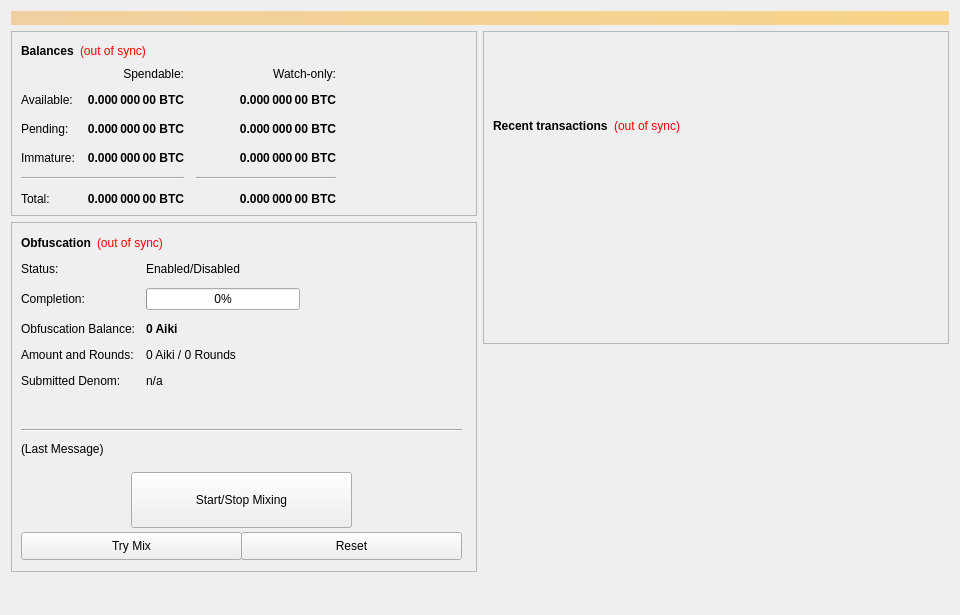
<?xml version="1.0" encoding="UTF-8"?>
<ui version="4.0">
 <class>OverviewPage</class>
 <widget class="QWidget" name="OverviewPage">
  <property name="geometry">
   <rect>
    <x>0</x>
    <y>0</y>
    <width>960</width>
    <height>615</height>
   </rect>
  </property>
  <property name="minimumSize">
   <size>
    <width>960</width>
    <height>0</height>
   </size>
  </property>
  <property name="windowTitle">
   <string>Form</string>
  </property>
  <layout class="QVBoxLayout" name="topLayout">
   <item>
    <widget class="QLabel" name="labelAlerts">
     <property name="visible">
      <bool>false</bool>
     </property>
     <property name="styleSheet">
      <string notr="true">background-color: qlineargradient(x1: 0, y1: 0, x2: 1, y2: 0, stop:0 #F0D0A0, stop:1 #F8D488); color:#000000;</string>
     </property>
     <property name="wordWrap">
      <bool>true</bool>
     </property>
     <property name="margin">
      <number>3</number>
     </property>
    </widget>
   </item>
   <item>
    <layout class="QHBoxLayout" name="horizontalLayout" stretch="1,1">
     <item>
      <layout class="QVBoxLayout" name="verticalLayout_2">
       <item>
        <widget class="QFrame" name="frame">
         <property name="frameShape">
          <enum>QFrame::StyledPanel</enum>
         </property>
         <property name="frameShadow">
          <enum>QFrame::Raised</enum>
         </property>
         <layout class="QVBoxLayout" name="verticalLayout_4">
          <item>
           <layout class="QHBoxLayout" name="horizontalLayout_4">
            <item>
             <widget class="QLabel" name="label_5">
              <property name="font">
               <font>
                <weight>75</weight>
                <bold>true</bold>
               </font>
              </property>
              <property name="text">
               <string>Balances</string>
              </property>
             </widget>
            </item>
            <item>
             <widget class="QLabel" name="labelWalletStatus">
              <property name="cursor">
               <cursorShape>WhatsThisCursor</cursorShape>
              </property>
              <property name="toolTip">
               <string>The displayed information may be out of date. Your wallet automatically synchronizes with the AIKI network after a connection is established, but this process has not completed yet.</string>
              </property>
              <property name="styleSheet">
               <string notr="true">QLabel { color: red; }</string>
              </property>
              <property name="text">
               <string notr="true">(out of sync)</string>
              </property>
              <property name="alignment">
               <set>Qt::AlignLeading|Qt::AlignLeft|Qt::AlignVCenter</set>
              </property>
             </widget>
            </item>
            <item>
             <spacer name="horizontalSpacer_3">
              <property name="orientation">
               <enum>Qt::Horizontal</enum>
              </property>
              <property name="sizeHint" stdset="0">
               <size>
                <width>40</width>
                <height>20</height>
               </size>
              </property>
             </spacer>
            </item>
           </layout>
          </item>
          <item>
           <layout class="QGridLayout" name="gridLayout">
            <property name="spacing">
             <number>12</number>
            </property>
            <item row="2" column="2">
             <widget class="QLabel" name="labelWatchPending">
              <property name="font">
               <font>
                <weight>75</weight>
                <bold>true</bold>
               </font>
              </property>
              <property name="cursor">
               <cursorShape>IBeamCursor</cursorShape>
              </property>
              <property name="toolTip">
               <string>Unconfirmed transactions to watch-only addresses</string>
              </property>
              <property name="text">
               <string notr="true">0.000 000 00 BTC</string>
              </property>
              <property name="alignment">
               <set>Qt::AlignRight|Qt::AlignTrailing|Qt::AlignVCenter</set>
              </property>
              <property name="textInteractionFlags">
               <set>Qt::LinksAccessibleByMouse|Qt::TextSelectableByKeyboard|Qt::TextSelectableByMouse</set>
              </property>
             </widget>
            </item>
            <item row="2" column="1">
             <widget class="QLabel" name="labelUnconfirmed">
              <property name="font">
               <font>
                <weight>75</weight>
                <bold>true</bold>
               </font>
              </property>
              <property name="cursor">
               <cursorShape>IBeamCursor</cursorShape>
              </property>
              <property name="toolTip">
               <string>Total of transactions that have yet to be confirmed, and do not yet count toward the spendable balance</string>
              </property>
              <property name="text">
               <string notr="true">0.000 000 00 BTC</string>
              </property>
              <property name="alignment">
               <set>Qt::AlignRight|Qt::AlignTrailing|Qt::AlignVCenter</set>
              </property>
              <property name="textInteractionFlags">
               <set>Qt::LinksAccessibleByMouse|Qt::TextSelectableByKeyboard|Qt::TextSelectableByMouse</set>
              </property>
             </widget>
            </item>
            <item row="3" column="2">
             <widget class="QLabel" name="labelWatchImmature">
              <property name="font">
               <font>
                <weight>75</weight>
                <bold>true</bold>
               </font>
              </property>
              <property name="cursor">
               <cursorShape>IBeamCursor</cursorShape>
              </property>
              <property name="toolTip">
               <string>Staked or masternode rewards in watch-only addresses that has not yet matured</string>
              </property>
              <property name="text">
               <string notr="true">0.000 000 00 BTC</string>
              </property>
              <property name="alignment">
               <set>Qt::AlignRight|Qt::AlignTrailing|Qt::AlignVCenter</set>
              </property>
              <property name="textInteractionFlags">
               <set>Qt::LinksAccessibleByMouse|Qt::TextSelectableByKeyboard|Qt::TextSelectableByMouse</set>
              </property>
             </widget>
            </item>
            <item row="4" column="0" colspan="2">
             <widget class="Line" name="lineSpendableBalance">
              <property name="orientation">
               <enum>Qt::Horizontal</enum>
              </property>
             </widget>
            </item>
            <item row="4" column="2">
             <widget class="Line" name="lineWatchBalance">
              <property name="sizePolicy">
               <sizepolicy hsizetype="Preferred" vsizetype="Fixed">
                <horstretch>0</horstretch>
                <verstretch>0</verstretch>
               </sizepolicy>
              </property>
              <property name="minimumSize">
               <size>
                <width>140</width>
                <height>0</height>
               </size>
              </property>
              <property name="orientation">
               <enum>Qt::Horizontal</enum>
              </property>
             </widget>
            </item>
            <item row="5" column="0">
             <widget class="QLabel" name="labelTotalText">
              <property name="text">
               <string>Total:</string>
              </property>
             </widget>
            </item>
            <item row="3" column="1">
             <widget class="QLabel" name="labelImmature">
              <property name="font">
               <font>
                <weight>75</weight>
                <bold>true</bold>
               </font>
              </property>
              <property name="cursor">
               <cursorShape>IBeamCursor</cursorShape>
              </property>
              <property name="toolTip">
               <string>Staked or masternode rewards that has not yet matured</string>
              </property>
              <property name="text">
               <string notr="true">0.000 000 00 BTC</string>
              </property>
              <property name="alignment">
               <set>Qt::AlignRight|Qt::AlignTrailing|Qt::AlignVCenter</set>
              </property>
              <property name="textInteractionFlags">
               <set>Qt::LinksAccessibleByMouse|Qt::TextSelectableByKeyboard|Qt::TextSelectableByMouse</set>
              </property>
             </widget>
            </item>
            <item row="2" column="3">
             <spacer name="horizontalSpacer_2">
              <property name="orientation">
               <enum>Qt::Horizontal</enum>
              </property>
              <property name="sizeHint" stdset="0">
               <size>
                <width>40</width>
                <height>20</height>
               </size>
              </property>
             </spacer>
            </item>
            <item row="3" column="0">
             <widget class="QLabel" name="labelImmatureText">
              <property name="text">
               <string>Immature:</string>
              </property>
             </widget>
            </item>
            <item row="5" column="1">
             <widget class="QLabel" name="labelTotal">
              <property name="font">
               <font>
                <weight>75</weight>
                <bold>true</bold>
               </font>
              </property>
              <property name="cursor">
               <cursorShape>IBeamCursor</cursorShape>
              </property>
              <property name="toolTip">
               <string>Your current total balance</string>
              </property>
              <property name="text">
               <string notr="true">0.000 000 00 BTC</string>
              </property>
              <property name="alignment">
               <set>Qt::AlignRight|Qt::AlignTrailing|Qt::AlignVCenter</set>
              </property>
              <property name="textInteractionFlags">
               <set>Qt::LinksAccessibleByMouse|Qt::TextSelectableByKeyboard|Qt::TextSelectableByMouse</set>
              </property>
             </widget>
            </item>
            <item row="5" column="2">
             <widget class="QLabel" name="labelWatchTotal">
              <property name="font">
               <font>
                <weight>75</weight>
                <bold>true</bold>
               </font>
              </property>
              <property name="cursor">
               <cursorShape>IBeamCursor</cursorShape>
              </property>
              <property name="toolTip">
               <string>Current total balance in watch-only addresses</string>
              </property>
              <property name="text">
               <string notr="true">0.000 000 00 BTC</string>
              </property>
              <property name="alignment">
               <set>Qt::AlignRight|Qt::AlignTrailing|Qt::AlignVCenter</set>
              </property>
              <property name="textInteractionFlags">
               <set>Qt::LinksAccessibleByMouse|Qt::TextSelectableByKeyboard|Qt::TextSelectableByMouse</set>
              </property>
             </widget>
            </item>
            <item row="0" column="2">
             <widget class="QLabel" name="labelWatchonly">
              <property name="text">
               <string>Watch-only:</string>
              </property>
              <property name="alignment">
               <set>Qt::AlignRight|Qt::AlignTrailing|Qt::AlignVCenter</set>
              </property>
             </widget>
            </item>
            <item row="1" column="0">
             <widget class="QLabel" name="labelBalanceText">
              <property name="text">
               <string>Available:</string>
              </property>
             </widget>
            </item>
            <item row="1" column="1">
             <widget class="QLabel" name="labelBalance">
              <property name="font">
               <font>
                <weight>75</weight>
                <bold>true</bold>
               </font>
              </property>
              <property name="cursor">
               <cursorShape>IBeamCursor</cursorShape>
              </property>
              <property name="toolTip">
               <string>Your current spendable balance</string>
              </property>
              <property name="text">
               <string notr="true">0.000 000 00 BTC</string>
              </property>
              <property name="alignment">
               <set>Qt::AlignRight|Qt::AlignTrailing|Qt::AlignVCenter</set>
              </property>
              <property name="textInteractionFlags">
               <set>Qt::LinksAccessibleByMouse|Qt::TextSelectableByKeyboard|Qt::TextSelectableByMouse</set>
              </property>
             </widget>
            </item>
            <item row="1" column="2">
             <widget class="QLabel" name="labelWatchAvailable">
              <property name="font">
               <font>
                <weight>75</weight>
                <bold>true</bold>
               </font>
              </property>
              <property name="cursor">
               <cursorShape>IBeamCursor</cursorShape>
              </property>
              <property name="toolTip">
               <string>Your current balance in watch-only addresses</string>
              </property>
              <property name="text">
               <string notr="true">0.000 000 00 BTC</string>
              </property>
              <property name="alignment">
               <set>Qt::AlignRight|Qt::AlignTrailing|Qt::AlignVCenter</set>
              </property>
              <property name="textInteractionFlags">
               <set>Qt::LinksAccessibleByMouse|Qt::TextSelectableByKeyboard|Qt::TextSelectableByMouse</set>
              </property>
             </widget>
            </item>
            <item row="2" column="0">
             <widget class="QLabel" name="labelPendingText">
              <property name="text">
               <string>Pending:</string>
              </property>
             </widget>
            </item>
            <item row="0" column="1">
             <widget class="QLabel" name="labelSpendable">
              <property name="text">
               <string>Spendable:</string>
              </property>
              <property name="alignment">
               <set>Qt::AlignRight|Qt::AlignTrailing|Qt::AlignVCenter</set>
              </property>
             </widget>
            </item>
           </layout>
          </item>
         </layout>
        </widget>
       </item>
       <item>
        <widget class="QFrame" name="frameObfuscation">
         <property name="minimumSize">
          <size>
           <width>0</width>
           <height>350</height>
          </size>
         </property>
         <property name="layoutDirection">
          <enum>Qt::LeftToRight</enum>
         </property>
         <property name="frameShape">
          <enum>QFrame::StyledPanel</enum>
         </property>
         <property name="frameShadow">
          <enum>QFrame::Raised</enum>
         </property>
         <widget class="QWidget" name="formLayoutWidget">
          <property name="geometry">
           <rect>
            <x>10</x>
            <y>40</y>
            <width>451</width>
            <height>161</height>
           </rect>
          </property>
          <layout class="QFormLayout" name="formLayout">
           <property name="fieldGrowthPolicy">
            <enum>QFormLayout::AllNonFixedFieldsGrow</enum>
           </property>
           <property name="horizontalSpacing">
            <number>11</number>
           </property>
           <property name="verticalSpacing">
            <number>12</number>
           </property>
           <item row="0" column="0">
            <widget class="QLabel" name="label_6">
             <property name="text">
              <string>Status:</string>
             </property>
            </widget>
           </item>
           <item row="1" column="0">
            <widget class="QLabel" name="label_7">
             <property name="text">
              <string>Completion:</string>
             </property>
            </widget>
           </item>
           <item row="1" column="1">
            <widget class="QProgressBar" name="obfuscationProgress">
             <property name="maximumSize">
              <size>
               <width>154</width>
               <height>16777215</height>
              </size>
             </property>
             <property name="value">
              <number>0</number>
             </property>
            </widget>
           </item>
           <item row="2" column="0">
            <widget class="QLabel" name="labelAnonymizedText">
             <property name="text">
              <string>Obfuscation Balance:</string>
             </property>
            </widget>
           </item>
           <item row="2" column="1">
            <widget class="QLabel" name="labelAnonymized">
             <property name="font">
              <font>
               <weight>75</weight>
               <bold>true</bold>
              </font>
             </property>
             <property name="text">
              <string notr="true">0 Aiki</string>
             </property>
            </widget>
           </item>
           <item row="3" column="0">
            <widget class="QLabel" name="label_8">
             <property name="text">
              <string>Amount and Rounds:</string>
             </property>
            </widget>
           </item>
           <item row="3" column="1">
            <widget class="QLabel" name="labelAmountRounds">
             <property name="text">
              <string>0 Aiki / 0 Rounds</string>
             </property>
            </widget>
           </item>
           <item row="4" column="0">
            <widget class="QLabel" name="label_9">
             <property name="text">
              <string>Submitted Denom:</string>
             </property>
            </widget>
           </item>
           <item row="4" column="1">
            <widget class="QLabel" name="labelSubmittedDenom">
             <property name="toolTip">
              <string>The denominations you submitted to the Masternode.&lt;br&gt;To mix, other users must submit the exact same denominations.</string>
             </property>
             <property name="text">
              <string>n/a</string>
             </property>
            </widget>
           </item>
           <item row="0" column="1">
            <widget class="QLabel" name="obfuscationEnabled">
             <property name="text">
              <string>Enabled/Disabled</string>
             </property>
            </widget>
           </item>
          </layout>
         </widget>
         <widget class="QPushButton" name="runAutoDenom">
          <property name="geometry">
           <rect>
            <x>251</x>
            <y>17</y>
            <width>1</width>
            <height>1</height>
           </rect>
          </property>
          <property name="palette">
           <palette>
            <active>
             <colorrole role="WindowText">
              <brush brushstyle="SolidPattern">
               <color alpha="255">
                <red>0</red>
                <green>0</green>
                <blue>0</blue>
               </color>
              </brush>
             </colorrole>
             <colorrole role="Button">
              <brush brushstyle="SolidPattern">
               <color alpha="255">
                <red>239</red>
                <green>238</green>
                <blue>238</blue>
               </color>
              </brush>
             </colorrole>
             <colorrole role="Light">
              <brush brushstyle="SolidPattern">
               <color alpha="255">
                <red>255</red>
                <green>255</green>
                <blue>255</blue>
               </color>
              </brush>
             </colorrole>
             <colorrole role="Midlight">
              <brush brushstyle="SolidPattern">
               <color alpha="255">
                <red>247</red>
                <green>246</green>
                <blue>246</blue>
               </color>
              </brush>
             </colorrole>
             <colorrole role="Dark">
              <brush brushstyle="SolidPattern">
               <color alpha="255">
                <red>119</red>
                <green>119</green>
                <blue>119</blue>
               </color>
              </brush>
             </colorrole>
             <colorrole role="Mid">
              <brush brushstyle="SolidPattern">
               <color alpha="255">
                <red>159</red>
                <green>159</green>
                <blue>159</blue>
               </color>
              </brush>
             </colorrole>
             <colorrole role="Text">
              <brush brushstyle="SolidPattern">
               <color alpha="255">
                <red>0</red>
                <green>0</green>
                <blue>0</blue>
               </color>
              </brush>
             </colorrole>
             <colorrole role="BrightText">
              <brush brushstyle="SolidPattern">
               <color alpha="255">
                <red>255</red>
                <green>255</green>
                <blue>255</blue>
               </color>
              </brush>
             </colorrole>
             <colorrole role="ButtonText">
              <brush brushstyle="SolidPattern">
               <color alpha="255">
                <red>0</red>
                <green>0</green>
                <blue>0</blue>
               </color>
              </brush>
             </colorrole>
             <colorrole role="Base">
              <brush brushstyle="SolidPattern">
               <color alpha="255">
                <red>255</red>
                <green>255</green>
                <blue>255</blue>
               </color>
              </brush>
             </colorrole>
             <colorrole role="Window">
              <brush brushstyle="SolidPattern">
               <color alpha="255">
                <red>239</red>
                <green>238</green>
                <blue>238</blue>
               </color>
              </brush>
             </colorrole>
             <colorrole role="Shadow">
              <brush brushstyle="SolidPattern">
               <color alpha="255">
                <red>0</red>
                <green>0</green>
                <blue>0</blue>
               </color>
              </brush>
             </colorrole>
             <colorrole role="AlternateBase">
              <brush brushstyle="SolidPattern">
               <color alpha="255">
                <red>247</red>
                <green>246</green>
                <blue>246</blue>
               </color>
              </brush>
             </colorrole>
             <colorrole role="ToolTipBase">
              <brush brushstyle="SolidPattern">
               <color alpha="255">
                <red>255</red>
                <green>255</green>
                <blue>220</blue>
               </color>
              </brush>
             </colorrole>
             <colorrole role="ToolTipText">
              <brush brushstyle="SolidPattern">
               <color alpha="255">
                <red>0</red>
                <green>0</green>
                <blue>0</blue>
               </color>
              </brush>
             </colorrole>
            </active>
            <inactive>
             <colorrole role="WindowText">
              <brush brushstyle="SolidPattern">
               <color alpha="255">
                <red>0</red>
                <green>0</green>
                <blue>0</blue>
               </color>
              </brush>
             </colorrole>
             <colorrole role="Button">
              <brush brushstyle="SolidPattern">
               <color alpha="255">
                <red>239</red>
                <green>238</green>
                <blue>238</blue>
               </color>
              </brush>
             </colorrole>
             <colorrole role="Light">
              <brush brushstyle="SolidPattern">
               <color alpha="255">
                <red>255</red>
                <green>255</green>
                <blue>255</blue>
               </color>
              </brush>
             </colorrole>
             <colorrole role="Midlight">
              <brush brushstyle="SolidPattern">
               <color alpha="255">
                <red>247</red>
                <green>246</green>
                <blue>246</blue>
               </color>
              </brush>
             </colorrole>
             <colorrole role="Dark">
              <brush brushstyle="SolidPattern">
               <color alpha="255">
                <red>119</red>
                <green>119</green>
                <blue>119</blue>
               </color>
              </brush>
             </colorrole>
             <colorrole role="Mid">
              <brush brushstyle="SolidPattern">
               <color alpha="255">
                <red>159</red>
                <green>159</green>
                <blue>159</blue>
               </color>
              </brush>
             </colorrole>
             <colorrole role="Text">
              <brush brushstyle="SolidPattern">
               <color alpha="255">
                <red>0</red>
                <green>0</green>
                <blue>0</blue>
               </color>
              </brush>
             </colorrole>
             <colorrole role="BrightText">
              <brush brushstyle="SolidPattern">
               <color alpha="255">
                <red>255</red>
                <green>255</green>
                <blue>255</blue>
               </color>
              </brush>
             </colorrole>
             <colorrole role="ButtonText">
              <brush brushstyle="SolidPattern">
               <color alpha="255">
                <red>0</red>
                <green>0</green>
                <blue>0</blue>
               </color>
              </brush>
             </colorrole>
             <colorrole role="Base">
              <brush brushstyle="SolidPattern">
               <color alpha="255">
                <red>255</red>
                <green>255</green>
                <blue>255</blue>
               </color>
              </brush>
             </colorrole>
             <colorrole role="Window">
              <brush brushstyle="SolidPattern">
               <color alpha="255">
                <red>239</red>
                <green>238</green>
                <blue>238</blue>
               </color>
              </brush>
             </colorrole>
             <colorrole role="Shadow">
              <brush brushstyle="SolidPattern">
               <color alpha="255">
                <red>0</red>
                <green>0</green>
                <blue>0</blue>
               </color>
              </brush>
             </colorrole>
             <colorrole role="AlternateBase">
              <brush brushstyle="SolidPattern">
               <color alpha="255">
                <red>247</red>
                <green>246</green>
                <blue>246</blue>
               </color>
              </brush>
             </colorrole>
             <colorrole role="ToolTipBase">
              <brush brushstyle="SolidPattern">
               <color alpha="255">
                <red>255</red>
                <green>255</green>
                <blue>220</blue>
               </color>
              </brush>
             </colorrole>
             <colorrole role="ToolTipText">
              <brush brushstyle="SolidPattern">
               <color alpha="255">
                <red>0</red>
                <green>0</green>
                <blue>0</blue>
               </color>
              </brush>
             </colorrole>
            </inactive>
            <disabled>
             <colorrole role="WindowText">
              <brush brushstyle="SolidPattern">
               <color alpha="255">
                <red>119</red>
                <green>119</green>
                <blue>119</blue>
               </color>
              </brush>
             </colorrole>
             <colorrole role="Button">
              <brush brushstyle="SolidPattern">
               <color alpha="255">
                <red>239</red>
                <green>238</green>
                <blue>238</blue>
               </color>
              </brush>
             </colorrole>
             <colorrole role="Light">
              <brush brushstyle="SolidPattern">
               <color alpha="255">
                <red>255</red>
                <green>255</green>
                <blue>255</blue>
               </color>
              </brush>
             </colorrole>
             <colorrole role="Midlight">
              <brush brushstyle="SolidPattern">
               <color alpha="255">
                <red>247</red>
                <green>246</green>
                <blue>246</blue>
               </color>
              </brush>
             </colorrole>
             <colorrole role="Dark">
              <brush brushstyle="SolidPattern">
               <color alpha="255">
                <red>119</red>
                <green>119</green>
                <blue>119</blue>
               </color>
              </brush>
             </colorrole>
             <colorrole role="Mid">
              <brush brushstyle="SolidPattern">
               <color alpha="255">
                <red>159</red>
                <green>159</green>
                <blue>159</blue>
               </color>
              </brush>
             </colorrole>
             <colorrole role="Text">
              <brush brushstyle="SolidPattern">
               <color alpha="255">
                <red>119</red>
                <green>119</green>
                <blue>119</blue>
               </color>
              </brush>
             </colorrole>
             <colorrole role="BrightText">
              <brush brushstyle="SolidPattern">
               <color alpha="255">
                <red>255</red>
                <green>255</green>
                <blue>255</blue>
               </color>
              </brush>
             </colorrole>
             <colorrole role="ButtonText">
              <brush brushstyle="SolidPattern">
               <color alpha="255">
                <red>119</red>
                <green>119</green>
                <blue>119</blue>
               </color>
              </brush>
             </colorrole>
             <colorrole role="Base">
              <brush brushstyle="SolidPattern">
               <color alpha="255">
                <red>239</red>
                <green>238</green>
                <blue>238</blue>
               </color>
              </brush>
             </colorrole>
             <colorrole role="Window">
              <brush brushstyle="SolidPattern">
               <color alpha="255">
                <red>239</red>
                <green>238</green>
                <blue>238</blue>
               </color>
              </brush>
             </colorrole>
             <colorrole role="Shadow">
              <brush brushstyle="SolidPattern">
               <color alpha="255">
                <red>0</red>
                <green>0</green>
                <blue>0</blue>
               </color>
              </brush>
             </colorrole>
             <colorrole role="AlternateBase">
              <brush brushstyle="SolidPattern">
               <color alpha="255">
                <red>239</red>
                <green>238</green>
                <blue>238</blue>
               </color>
              </brush>
             </colorrole>
             <colorrole role="ToolTipBase">
              <brush brushstyle="SolidPattern">
               <color alpha="255">
                <red>255</red>
                <green>255</green>
                <blue>220</blue>
               </color>
              </brush>
             </colorrole>
             <colorrole role="ToolTipText">
              <brush brushstyle="SolidPattern">
               <color alpha="255">
                <red>0</red>
                <green>0</green>
                <blue>0</blue>
               </color>
              </brush>
             </colorrole>
            </disabled>
           </palette>
          </property>
          <property name="focusPolicy">
           <enum>Qt::NoFocus</enum>
          </property>
          <property name="autoFillBackground">
           <bool>true</bool>
          </property>
          <property name="text">
           <string/>
          </property>
          <property name="flat">
           <bool>true</bool>
          </property>
         </widget>
         <widget class="QPushButton" name="toggleObfuscation">
          <property name="geometry">
           <rect>
            <x>120</x>
            <y>250</y>
            <width>221</width>
            <height>56</height>
           </rect>
          </property>
          <property name="sizePolicy">
           <sizepolicy hsizetype="MinimumExpanding" vsizetype="Fixed">
            <horstretch>0</horstretch>
            <verstretch>0</verstretch>
           </sizepolicy>
          </property>
          <property name="text">
           <string>Start/Stop Mixing</string>
          </property>
         </widget>
         <widget class="Line" name="lineLastMessage">
          <property name="geometry">
           <rect>
            <x>10</x>
            <y>200</y>
            <width>441</width>
            <height>16</height>
           </rect>
          </property>
          <property name="orientation">
           <enum>Qt::Horizontal</enum>
          </property>
         </widget>
         <widget class="QLabel" name="obfuscationStatus">
          <property name="geometry">
           <rect>
            <x>10</x>
            <y>220</y>
            <width>451</width>
            <height>61</height>
           </rect>
          </property>
          <property name="minimumSize">
           <size>
            <width>288</width>
            <height>43</height>
           </size>
          </property>
          <property name="text">
           <string>(Last Message)</string>
          </property>
          <property name="alignment">
           <set>Qt::AlignLeading|Qt::AlignLeft|Qt::AlignTop</set>
          </property>
          <property name="wordWrap">
           <bool>true</bool>
          </property>
         </widget>
         <widget class="QPushButton" name="obfuscationAuto">
          <property name="geometry">
           <rect>
            <x>10</x>
            <y>310</y>
            <width>221</width>
            <height>28</height>
           </rect>
          </property>
          <property name="sizePolicy">
           <sizepolicy hsizetype="MinimumExpanding" vsizetype="Fixed">
            <horstretch>0</horstretch>
            <verstretch>0</verstretch>
           </sizepolicy>
          </property>
          <property name="toolTip">
           <string>Try to manually submit a Obfuscation request.</string>
          </property>
          <property name="text">
           <string>Try Mix</string>
          </property>
         </widget>
         <widget class="QPushButton" name="obfuscationReset">
          <property name="geometry">
           <rect>
            <x>230</x>
            <y>310</y>
            <width>221</width>
            <height>28</height>
           </rect>
          </property>
          <property name="sizePolicy">
           <sizepolicy hsizetype="MinimumExpanding" vsizetype="Fixed">
            <horstretch>0</horstretch>
            <verstretch>0</verstretch>
           </sizepolicy>
          </property>
          <property name="toolTip">
           <string>Reset the current status of Obfuscation (can interrupt Obfuscation if it's in the process of Mixing, which can cost you money!)</string>
          </property>
          <property name="autoFillBackground">
           <bool>false</bool>
          </property>
          <property name="text">
           <string>Reset</string>
          </property>
         </widget>
         <widget class="QWidget" name="layoutWidget">
          <property name="geometry">
           <rect>
            <x>10</x>
            <y>10</y>
            <width>431</width>
            <height>22</height>
           </rect>
          </property>
          <layout class="QHBoxLayout" name="horizontalLayout_5">
           <item>
            <widget class="QLabel" name="label_2">
             <property name="font">
              <font>
               <weight>75</weight>
               <bold>true</bold>
              </font>
             </property>
             <property name="text">
              <string>Obfuscation</string>
             </property>
            </widget>
           </item>
           <item>
            <widget class="QLabel" name="labelObfuscationSyncStatus">
             <property name="toolTip">
              <string>The displayed information may be out of date. Your wallet automatically synchronizes with the AIKI network after a connection is established, but this process has not completed yet.</string>
             </property>
             <property name="styleSheet">
              <string notr="true">QLabel { color: red; }</string>
             </property>
             <property name="text">
              <string notr="true">(out of sync)</string>
             </property>
             <property name="alignment">
              <set>Qt::AlignLeading|Qt::AlignLeft|Qt::AlignVCenter</set>
             </property>
            </widget>
           </item>
           <item>
            <spacer name="horizontalSpacer_4">
             <property name="orientation">
              <enum>Qt::Horizontal</enum>
             </property>
             <property name="sizeHint" stdset="0">
              <size>
               <width>40</width>
               <height>20</height>
              </size>
             </property>
            </spacer>
           </item>
          </layout>
         </widget>
        </widget>
       </item>
       <item>
        <spacer name="verticalSpacer">
         <property name="orientation">
          <enum>Qt::Vertical</enum>
         </property>
         <property name="sizeHint" stdset="0">
          <size>
           <width>20</width>
           <height>40</height>
          </size>
         </property>
        </spacer>
       </item>
      </layout>
     </item>
     <item>
      <layout class="QVBoxLayout" name="verticalLayout_3">
       <item>
        <widget class="QFrame" name="frame_2">
         <property name="frameShape">
          <enum>QFrame::StyledPanel</enum>
         </property>
         <property name="frameShadow">
          <enum>QFrame::Raised</enum>
         </property>
         <layout class="QVBoxLayout" name="verticalLayout">
          <item>
           <spacer name="verticalSpacer_3">
            <property name="orientation">
             <enum>Qt::Vertical</enum>
            </property>
            <property name="sizeType">
             <enum>QSizePolicy::Fixed</enum>
            </property>
            <property name="sizeHint" stdset="0">
             <size>
              <width>20</width>
              <height>75</height>
             </size>
            </property>
           </spacer>
          </item>
          <item>
           <layout class="QHBoxLayout" name="horizontalLayout_2">
            <item>
             <widget class="QLabel" name="label_4">
              <property name="font">
               <font>
                <weight>75</weight>
                <bold>true</bold>
               </font>
              </property>
              <property name="text">
               <string>Recent transactions</string>
              </property>
             </widget>
            </item>
            <item>
             <widget class="QLabel" name="labelTransactionsStatus">
              <property name="cursor">
               <cursorShape>WhatsThisCursor</cursorShape>
              </property>
              <property name="toolTip">
               <string>The displayed information may be out of date. Your wallet automatically synchronizes with the AIKI network after a connection is established, but this process has not completed yet.</string>
              </property>
              <property name="styleSheet">
               <string notr="true">QLabel { color: red; }</string>
              </property>
              <property name="text">
               <string notr="true">(out of sync)</string>
              </property>
              <property name="alignment">
               <set>Qt::AlignRight|Qt::AlignTrailing|Qt::AlignVCenter</set>
              </property>
             </widget>
            </item>
            <item>
             <spacer name="horizontalSpacer">
              <property name="orientation">
               <enum>Qt::Horizontal</enum>
              </property>
              <property name="sizeHint" stdset="0">
               <size>
                <width>40</width>
                <height>20</height>
               </size>
              </property>
             </spacer>
            </item>
           </layout>
          </item>
          <item>
           <widget class="QListView" name="listTransactions">
            <property name="styleSheet">
             <string notr="true">QListView { background: transparent; }</string>
            </property>
            <property name="frameShape">
             <enum>QFrame::NoFrame</enum>
            </property>
            <property name="verticalScrollBarPolicy">
             <enum>Qt::ScrollBarAlwaysOff</enum>
            </property>
            <property name="horizontalScrollBarPolicy">
             <enum>Qt::ScrollBarAlwaysOff</enum>
            </property>
            <property name="selectionMode">
             <enum>QAbstractItemView::NoSelection</enum>
            </property>
           </widget>
          </item>
         </layout>
        </widget>
       </item>
       <item>
        <spacer name="verticalSpacer_2">
         <property name="orientation">
          <enum>Qt::Vertical</enum>
         </property>
         <property name="sizeType">
          <enum>QSizePolicy::Expanding</enum>
         </property>
         <property name="sizeHint" stdset="0">
          <size>
           <width>20</width>
           <height>40</height>
          </size>
         </property>
        </spacer>
       </item>
      </layout>
     </item>
    </layout>
   </item>
  </layout>
 </widget>
 <resources/>
 <connections/>
</ui>
